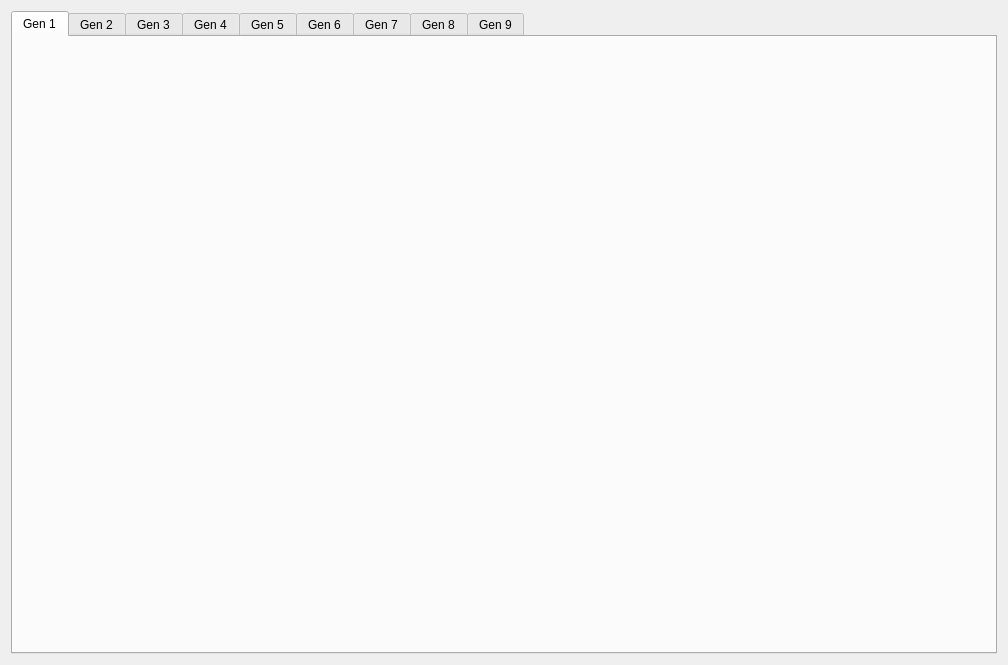
<?xml version="1.0" encoding="UTF-8"?>
<ui version="4.0">
 <class>bulbasaur</class>
 <widget class="QDialog" name="bulbasaur">
  <property name="geometry">
   <rect>
    <x>0</x>
    <y>0</y>
    <width>1008</width>
    <height>665</height>
   </rect>
  </property>
  <property name="windowTitle">
   <string>Bulbasaur</string>
  </property>
  <layout class="QHBoxLayout" name="horizontalLayout">
   <item>
    <widget class="QTabWidget" name="SpecificGeneration">
     <property name="currentIndex">
      <number>0</number>
     </property>
     <widget class="QWidget" name="Gen1">
      <attribute name="title">
       <string>Gen 1</string>
      </attribute>
     </widget>
     <widget class="QWidget" name="Gen2">
      <attribute name="title">
       <string>Gen 2</string>
      </attribute>
     </widget>
     <widget class="QWidget" name="Gen3">
      <attribute name="title">
       <string>Gen 3</string>
      </attribute>
     </widget>
     <widget class="QWidget" name="Gen4">
      <attribute name="title">
       <string>Gen 4</string>
      </attribute>
     </widget>
     <widget class="QWidget" name="Gen5">
      <attribute name="title">
       <string>Gen 5</string>
      </attribute>
     </widget>
     <widget class="QWidget" name="Gen6">
      <attribute name="title">
       <string>Gen 6</string>
      </attribute>
     </widget>
     <widget class="QWidget" name="Gen7">
      <attribute name="title">
       <string>Gen 7</string>
      </attribute>
     </widget>
     <widget class="QWidget" name="Gen8">
      <attribute name="title">
       <string>Gen 8</string>
      </attribute>
     </widget>
     <widget class="QWidget" name="Gen9">
      <attribute name="title">
       <string>Gen 9</string>
      </attribute>
     </widget>
    </widget>
   </item>
  </layout>
 </widget>
 <resources/>
 <connections/>
</ui>
